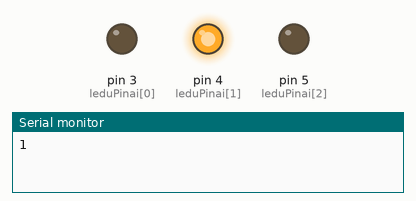
Simulated run of this sketch. Board: Arduino Uno, built with avr-gcc and run on an emulated ATmega328P. Shown: output pins drawn as LEDs (lit = HIGH), the last lines printed to the serial monitor.

Above: at 0.2 s.
At 0.7 s:
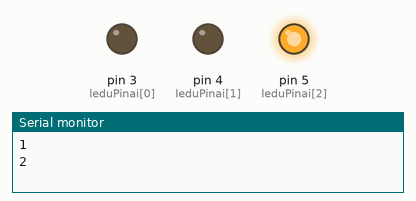
At 2.7 s:
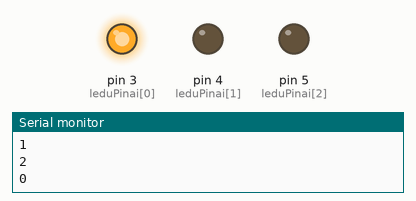
Timing chart, 0 to 3.5 s (numbered marks = the images above):
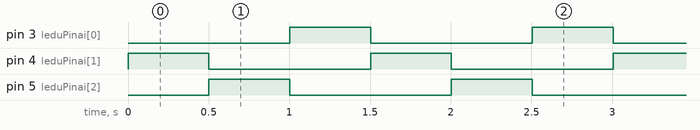

The sketch:

blink-keitinejant.ino
```cpp
bool mygtukoBusena = LOW;

const byte mygtukoPinas = 2;
const byte ledoPinas = 3;

const byte leduPinai[] = { 3, 4, 5 };
const size_t leduSkaicius = 3;

byte kelintasIjungtas = 0;

byte dabartineBusena = -1;

void ijungtiKitaLeda() {
	/** išjungti seną */
	digitalWrite(leduPinai[kelintasIjungtas], LOW);

	/**
	 * pasirinkti kitą piną įjungimui
	 * (liekana tam, kad pasiekus paskutinį piną vėl eitume nuo pradžios)
	*/
	kelintasIjungtas = (kelintasIjungtas + 1) % leduSkaicius;

	/**
	 * įjungiam kitą
	 */
	digitalWrite(leduPinai[kelintasIjungtas], HIGH);

	/**
	 * printinam į serial monitorių (šiaip sau),
	 * kuris dabar įjungtas
	 */
	Serial.println(kelintasIjungtas);
}

void pakeistiAutomatiskai() {
	ijungtiKitaLeda();
	delay(500);
}

void pakeistiSuMygtuku() {
	mygtukoBusena = digitalRead(mygtukoPinas);

	if (mygtukoBusena != dabartineBusena) {
		ijungtiKitaLeda();
		delay(200);
		dabartineBusena = digitalRead(mygtukoPinas);
	}
}

void setup() {
	Serial.begin(9600);

	pinMode(mygtukoPinas, INPUT);

	/** priskirti visus ledus OUTPUT'ui */
	for (size_t i = 0; i < leduSkaicius; ++i) {
		pinMode(leduPinai[i], OUTPUT);
	}
}

void loop() {
	/**
 	 * pasirink 1 iš 2 funkcijų LED'o pakeitimui
 	*/

	pakeistiAutomatiskai();
	// pakeistiSuMygtuku();

	delay(1);
}
```

Measured:
- by itself, pin 3 (leduPinai[0]), pin 4 (leduPinai[1]), pin 5 (leduPinai[2]): alternates HIGH for 0.50 s and LOW for 1.0 s
- by itself, everything shown: repeats every 1.5 s, in 3 steps
